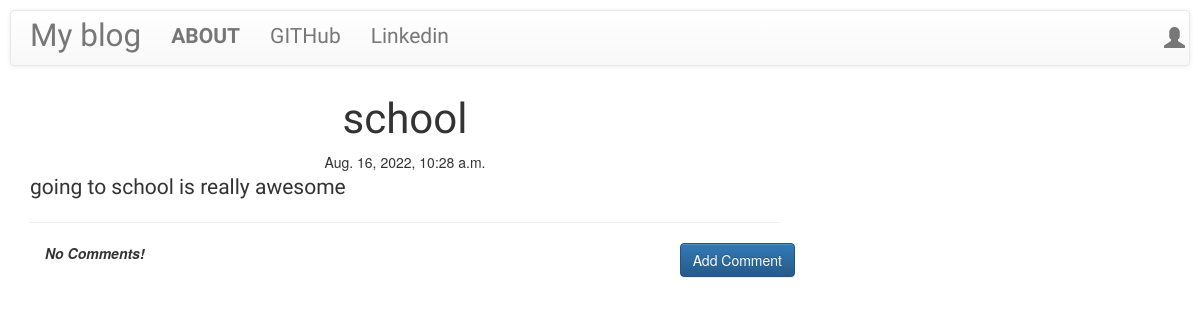
/post/7, run on an earlier commit of the app's database.
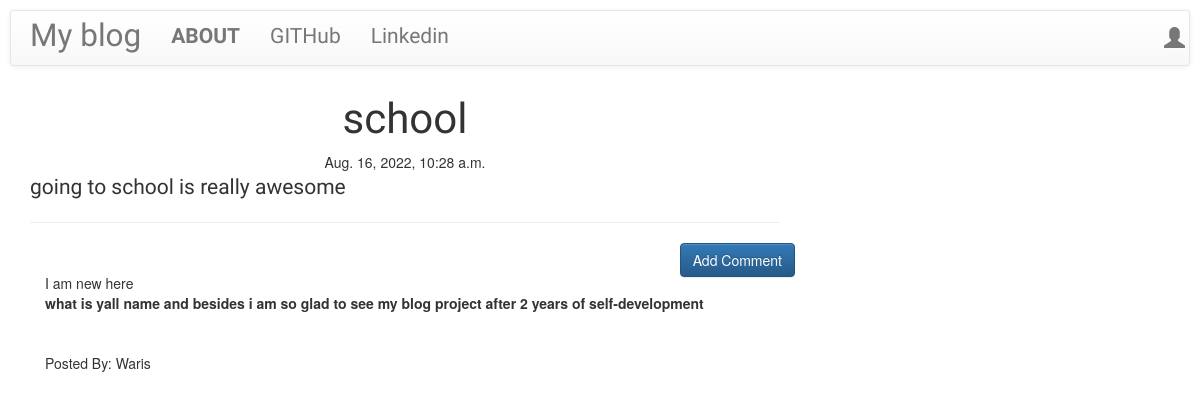
And on a later commit of the database.
### blog/models.py (models this page shows, shortened)
class Post(models.Model):
    author = models.ForeignKey('auth.User',on_delete=models.CASCADE)
    title = models.CharField(max_length=200)
    text = models.TextField()
    created_date = models.DateTimeField(default=timezone.now)
    published_date = models.DateTimeField(blank=True,null=True)

class Comment(models.Model):
        post = models.ForeignKey('blog.Post',related_name='comments',on_delete=models.CASCADE)
        author = models.CharField(max_length=200)
        text = models.TextField()
        created_date = models.DateTimeField(default=timezone.now())
        approved_comment = models.BooleanField(default=False)

### blog/views.py (the view)
# urls.py: path('post/<int:pk>', views.PostDetailView.as_view(),name = 'post_detail'),
class PostDetailView(DetailView):
    model = Post

### blog/templates/blog/post_detail.html (shortened to what this page needs)
{% extends 'blog/base.html' %}
{% block content %}
<h1 class="posttitle loader">{{ post.title }}</h1>
{% if post.published_date %}
  <div class="date postdate">
    {{ post.published_date }}
  </div>
{% else %}
  <a class="btn btn-default" href="{% url 'post_publish' pk=post.pk %}">Publish</a>
{% endif %}
<p class='postcontent'>{{ post.text|safe|linebreaksbr}}</p>
<hr>
<a class="btn btn-primary btn-comment" href="{% url 'add_comment_to_post' pk=post.pk %}">Add Comment</a>
<div class="container">
   {% for comment in post.comments.all %}
   <br>
     {% if user.is_authenticated or comment.approved_comment %}
       <p>{{comment.text|safe|linebreaks}}</p>
       <p>Posted By: {{comment.author}}</p>
     {% endif %}
   {% empty %}
     <p><b><em>No Comments!</em></b></p>
   {% endfor %}
</div>
{% endblock %}

### blog/templates/blog/base.html (shortened to what this page needs)
<!DOCTYPE html>
{% load static %}
<html lang="en" dir="ltr">
  <head>
    <link rel="stylesheet" href="https://cdn.jsdelivr.net/npm/bootstrap@3.4.1/dist/css/bootstrap.min.css">
    <link rel="stylesheet" href="https://cdn.jsdelivr.net/npm/bootstrap@3.4.1/dist/css/bootstrap-theme.min.css">
    <link rel="stylesheet" href="//cdn.jsdelivr.net/npm/medium-editor@latest/dist/css/medium-editor.min.css" type="text/css" media="screen" charset="utf-8">
    <link rel="stylesheet" href="{% static 'css/blog.css' %}">
  </head>
  <body class="loader">
    <nav class="navbar navbar-default techfont custom-navbar">
      <div class="container">
        <ul class="nav navbar-nav">
          <li><a class="navbar-brand bigbrand" href="{% url 'post_list' %}">My blog</a></li>
          <li><a href="{% url 'about' %}"><strong>ABOUT</strong></a></li>
          <li><a href="https://www.github.com">GITHub</a></li>
          <li><a href="https://www.linkedin.com">Linkedin</a></li>
        </ul>
        <ul class="nav navbar-nav navbar-right">
          {% if user.is_authenticated %}
          <li><a href="{% url 'post_new' %}">New Post</a></li>
          <li><a href="{% url 'post_draft_list' %}">Drafts</a></li>
          <li><a href="{% url 'logout' %}">Log Out</a></li>
          <li><a>Welcome: {{ user.username }}</a></li>
          {% else %}
          <li><a class="nav navbar-right" href="{% url 'login' %}"><span class="glyphicon glyphicon-user"></span></a></li>
          {% endif %}
        </ul>
      </div>
    </nav>
    <div class="content container">
      <div class="row">
        <div class="col-md-8">
          <div class="blog_posts">
            {% block content %}
            {% endblock %}
          </div>
        </div>
      </div>
    </div>
  </body>
</html>

### static/css/blog.css (style rules this page uses)
.techfont { font-family: 'Russo One', sans-serif; font-size: 1.5em; margin: 10px; }
.bigbrand { font-size: 1.5em; }
.postdate { text-align: center; }
.posttitle { font-family: 'Russo One', sans-serif; font-size:3em; text-align: center; }
.postcontent { font-family: 'Montserrat'; font-size: 1.5em }
.btn-comment { position: absolute; right: 0px; }
.loader { filter:hue-rotate(0deg); color:linear-gradient(45deg,#0f8,#08f); animation:hue 10000ms infinite linear; }

What changed in the data, as far as the page shows it:
added Comment: text "I am new here what is yall name and besides i am so glad to see my blog project after 2 years of self-development", author "Waris"
Also different on the page:
text no longer shown: "No Comments!"
